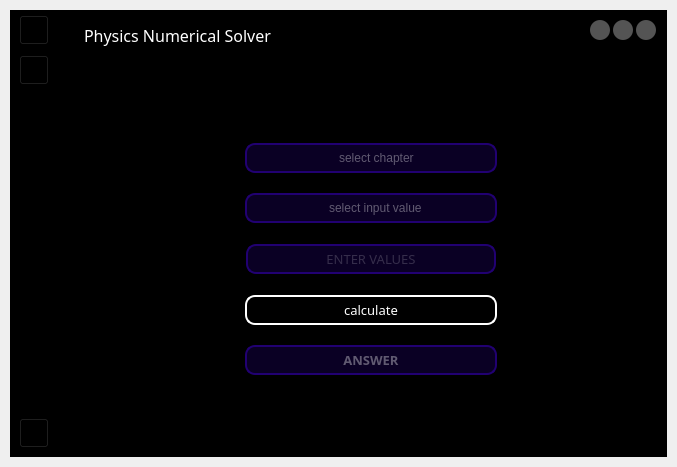
<?xml version="1.0" encoding="UTF-8"?>
<ui version="4.0">
 <class>MainWindow</class>
 <widget class="QMainWindow" name="MainWindow">
  <property name="geometry">
   <rect>
    <x>0</x>
    <y>0</y>
    <width>677</width>
    <height>467</height>
   </rect>
  </property>
  <property name="windowTitle">
   <string>MainWindow</string>
  </property>
  <widget class="QWidget" name="centralwidget">
   <layout class="QHBoxLayout" name="horizontalLayout">
    <property name="leftMargin">
     <number>10</number>
    </property>
    <property name="topMargin">
     <number>10</number>
    </property>
    <property name="rightMargin">
     <number>10</number>
    </property>
    <property name="bottomMargin">
     <number>10</number>
    </property>
    <item>
     <widget class="QFrame" name="central_frame">
      <property name="styleSheet">
       <string notr="true">background-color:rgb(0, 0, 0)</string>
      </property>
      <property name="frameShape">
       <enum>QFrame::NoFrame</enum>
      </property>
      <property name="frameShadow">
       <enum>QFrame::Raised</enum>
      </property>
      <layout class="QHBoxLayout" name="horizontalLayout_2">
       <property name="topMargin">
        <number>5</number>
       </property>
       <property name="rightMargin">
        <number>0</number>
       </property>
       <item>
        <widget class="QFrame" name="sidebar_frame">
         <property name="sizePolicy">
          <sizepolicy hsizetype="Expanding" vsizetype="Expanding">
           <horstretch>0</horstretch>
           <verstretch>0</verstretch>
          </sizepolicy>
         </property>
         <property name="maximumSize">
          <size>
           <width>50</width>
           <height>16777215</height>
          </size>
         </property>
         <property name="frameShape">
          <enum>QFrame::NoFrame</enum>
         </property>
         <property name="frameShadow">
          <enum>QFrame::Raised</enum>
         </property>
         <layout class="QVBoxLayout" name="verticalLayout_2">
          <property name="spacing">
           <number>10</number>
          </property>
          <property name="leftMargin">
           <number>0</number>
          </property>
          <property name="topMargin">
           <number>0</number>
          </property>
          <property name="rightMargin">
           <number>0</number>
          </property>
          <property name="bottomMargin">
           <number>0</number>
          </property>
          <item>
           <layout class="QHBoxLayout" name="menu_Layout">
            <property name="spacing">
             <number>30</number>
            </property>
            <item>
             <widget class="QPushButton" name="menu_btn">
              <property name="sizePolicy">
               <sizepolicy hsizetype="Fixed" vsizetype="Fixed">
                <horstretch>0</horstretch>
                <verstretch>0</verstretch>
               </sizepolicy>
              </property>
              <property name="minimumSize">
               <size>
                <width>30</width>
                <height>30</height>
               </size>
              </property>
              <property name="maximumSize">
               <size>
                <width>30</width>
                <height>30</height>
               </size>
              </property>
              <property name="styleSheet">
               <string notr="true">QPushButton{border-image:url(C:/Users/Rashmi/Desktop/Development/one-good-project/images/menu.png);}
QPushButton:hover{border-image:url(C:/Users/Rashmi/Desktop/Development/one-good-project/images/menu(hover).png);}</string>
              </property>
              <property name="text">
               <string/>
              </property>
             </widget>
            </item>
            <item>
             <widget class="QLabel" name="menu_label">
              <property name="sizePolicy">
               <sizepolicy hsizetype="Expanding" vsizetype="Fixed">
                <horstretch>0</horstretch>
                <verstretch>0</verstretch>
               </sizepolicy>
              </property>
              <property name="minimumSize">
               <size>
                <width>30</width>
                <height>30</height>
               </size>
              </property>
              <property name="maximumSize">
               <size>
                <width>16777215</width>
                <height>30</height>
               </size>
              </property>
              <property name="styleSheet">
               <string notr="true">color: rgb(255, 255, 255);</string>
              </property>
              <property name="text">
               <string/>
              </property>
              <property name="alignment">
               <set>Qt::AlignCenter</set>
              </property>
             </widget>
            </item>
           </layout>
          </item>
          <item>
           <layout class="QHBoxLayout" name="home_Layout">
            <property name="spacing">
             <number>30</number>
            </property>
            <item>
             <widget class="QPushButton" name="home_btn">
              <property name="minimumSize">
               <size>
                <width>30</width>
                <height>30</height>
               </size>
              </property>
              <property name="maximumSize">
               <size>
                <width>30</width>
                <height>30</height>
               </size>
              </property>
              <property name="styleSheet">
               <string notr="true">QPushButton{border-image:url(C:/Users/Rashmi/Desktop/Development/one-good-project/images/home.png);}
QPushButton:hover{border-image:url(C:/Users/Rashmi/Desktop/Development/one-good-project/images/home(hover).png);}</string>
              </property>
              <property name="text">
               <string/>
              </property>
             </widget>
            </item>
            <item>
             <widget class="QLabel" name="home_label">
              <property name="sizePolicy">
               <sizepolicy hsizetype="Expanding" vsizetype="Fixed">
                <horstretch>0</horstretch>
                <verstretch>0</verstretch>
               </sizepolicy>
              </property>
              <property name="minimumSize">
               <size>
                <width>30</width>
                <height>30</height>
               </size>
              </property>
              <property name="maximumSize">
               <size>
                <width>16777215</width>
                <height>30</height>
               </size>
              </property>
              <property name="styleSheet">
               <string notr="true">color: rgb(255, 255, 255);</string>
              </property>
              <property name="text">
               <string/>
              </property>
             </widget>
            </item>
           </layout>
          </item>
          <item>
           <spacer name="verticalSpacer_sidebar">
            <property name="orientation">
             <enum>Qt::Vertical</enum>
            </property>
            <property name="sizeType">
             <enum>QSizePolicy::Expanding</enum>
            </property>
            <property name="sizeHint" stdset="0">
             <size>
              <width>20</width>
              <height>400</height>
             </size>
            </property>
           </spacer>
          </item>
          <item>
           <layout class="QHBoxLayout" name="generate_Layout">
            <property name="spacing">
             <number>30</number>
            </property>
            <item>
             <widget class="QPushButton" name="generate_btn">
              <property name="minimumSize">
               <size>
                <width>30</width>
                <height>30</height>
               </size>
              </property>
              <property name="maximumSize">
               <size>
                <width>30</width>
                <height>30</height>
               </size>
              </property>
              <property name="styleSheet">
               <string notr="true">QPushButton{border-image:url(C:/Users/Rashmi/Desktop/Development/one-good-project/images/generate.png);}
QPushButton:hover{border-image:url(C:/Users/Rashmi/Desktop/Development/one-good-project/images/generate(hover).png);}</string>
              </property>
              <property name="text">
               <string/>
              </property>
             </widget>
            </item>
            <item>
             <widget class="QLabel" name="generate_label">
              <property name="sizePolicy">
               <sizepolicy hsizetype="Expanding" vsizetype="Fixed">
                <horstretch>0</horstretch>
                <verstretch>0</verstretch>
               </sizepolicy>
              </property>
              <property name="minimumSize">
               <size>
                <width>30</width>
                <height>30</height>
               </size>
              </property>
              <property name="maximumSize">
               <size>
                <width>16777215</width>
                <height>30</height>
               </size>
              </property>
              <property name="styleSheet">
               <string notr="true">color: rgb(255, 255, 255);</string>
              </property>
              <property name="text">
               <string/>
              </property>
             </widget>
            </item>
           </layout>
          </item>
         </layout>
        </widget>
       </item>
       <item>
        <widget class="QFrame" name="main_frame">
         <property name="frameShape">
          <enum>QFrame::NoFrame</enum>
         </property>
         <property name="frameShadow">
          <enum>QFrame::Raised</enum>
         </property>
         <layout class="QVBoxLayout" name="verticalLayout">
          <property name="leftMargin">
           <number>0</number>
          </property>
          <property name="topMargin">
           <number>0</number>
          </property>
          <property name="rightMargin">
           <number>0</number>
          </property>
          <property name="bottomMargin">
           <number>0</number>
          </property>
          <item>
           <widget class="QFrame" name="titlebar_frame">
            <property name="maximumSize">
             <size>
              <width>16777215</width>
              <height>60</height>
             </size>
            </property>
            <property name="frameShape">
             <enum>QFrame::NoFrame</enum>
            </property>
            <property name="frameShadow">
             <enum>QFrame::Raised</enum>
            </property>
            <layout class="QHBoxLayout" name="horizontalLayout_3">
             <property name="topMargin">
              <number>0</number>
             </property>
             <property name="rightMargin">
              <number>0</number>
             </property>
             <item>
              <widget class="QLabel" name="title_label">
               <property name="font">
                <font>
                 <family>Uni Sans Demo Heavy CAPS</family>
                 <pointsize>12</pointsize>
                 <weight>50</weight>
                 <bold>false</bold>
                </font>
               </property>
               <property name="styleSheet">
                <string notr="true">color:rgb(255, 255, 255)</string>
               </property>
               <property name="text">
                <string>Physics Numerical Solver</string>
               </property>
              </widget>
             </item>
             <item>
              <widget class="QFrame" name="window_state_frame">
               <property name="maximumSize">
                <size>
                 <width>80</width>
                 <height>16777215</height>
                </size>
               </property>
               <property name="frameShape">
                <enum>QFrame::NoFrame</enum>
               </property>
               <property name="frameShadow">
                <enum>QFrame::Raised</enum>
               </property>
               <layout class="QHBoxLayout" name="horizontalLayout_4">
                <property name="spacing">
                 <number>0</number>
                </property>
                <property name="leftMargin">
                 <number>0</number>
                </property>
                <property name="topMargin">
                 <number>5</number>
                </property>
                <property name="rightMargin">
                 <number>5</number>
                </property>
                <property name="bottomMargin">
                 <number>15</number>
                </property>
                <item>
                 <widget class="QPushButton" name="minimize_btn">
                  <property name="enabled">
                   <bool>true</bool>
                  </property>
                  <property name="sizePolicy">
                   <sizepolicy hsizetype="Fixed" vsizetype="Fixed">
                    <horstretch>0</horstretch>
                    <verstretch>0</verstretch>
                   </sizepolicy>
                  </property>
                  <property name="minimumSize">
                   <size>
                    <width>20</width>
                    <height>20</height>
                   </size>
                  </property>
                  <property name="maximumSize">
                   <size>
                    <width>20</width>
                    <height>20</height>
                   </size>
                  </property>
                  <property name="styleSheet">
                   <string notr="true">QPushButton{background-color: rgb(84, 84, 84);border-radius:10px;}
QPushButton:hover{background-color: rgb(0, 202, 78);}</string>
                  </property>
                  <property name="text">
                   <string/>
                  </property>
                 </widget>
                </item>
                <item>
                 <widget class="QPushButton" name="restore_btn">
                  <property name="sizePolicy">
                   <sizepolicy hsizetype="Fixed" vsizetype="Fixed">
                    <horstretch>0</horstretch>
                    <verstretch>0</verstretch>
                   </sizepolicy>
                  </property>
                  <property name="minimumSize">
                   <size>
                    <width>20</width>
                    <height>20</height>
                   </size>
                  </property>
                  <property name="maximumSize">
                   <size>
                    <width>20</width>
                    <height>20</height>
                   </size>
                  </property>
                  <property name="styleSheet">
                   <string notr="true">QPushButton{background-color: rgb(84, 84, 84);border-radius:10px;}
QPushButton:hover{background-color:rgb(255, 189, 68);}</string>
                  </property>
                  <property name="text">
                   <string/>
                  </property>
                 </widget>
                </item>
                <item>
                 <widget class="QPushButton" name="close_btn">
                  <property name="sizePolicy">
                   <sizepolicy hsizetype="Fixed" vsizetype="Fixed">
                    <horstretch>0</horstretch>
                    <verstretch>0</verstretch>
                   </sizepolicy>
                  </property>
                  <property name="minimumSize">
                   <size>
                    <width>20</width>
                    <height>20</height>
                   </size>
                  </property>
                  <property name="maximumSize">
                   <size>
                    <width>20</width>
                    <height>20</height>
                   </size>
                  </property>
                  <property name="styleSheet">
                   <string notr="true">QPushButton{background-color: rgb(84, 84, 84);border-radius:10px;}
QPushButton:hover{background-color:rgb(255, 96, 92);}</string>
                  </property>
                  <property name="text">
                   <string/>
                  </property>
                 </widget>
                </item>
               </layout>
              </widget>
             </item>
            </layout>
           </widget>
          </item>
          <item>
           <widget class="QFrame" name="content_vertical_spacing_frame">
            <property name="frameShape">
             <enum>QFrame::StyledPanel</enum>
            </property>
            <property name="frameShadow">
             <enum>QFrame::Raised</enum>
            </property>
            <layout class="QHBoxLayout" name="horizontalLayout_6">
             <property name="spacing">
              <number>0</number>
             </property>
             <property name="leftMargin">
              <number>0</number>
             </property>
             <property name="topMargin">
              <number>0</number>
             </property>
             <property name="rightMargin">
              <number>0</number>
             </property>
             <property name="bottomMargin">
              <number>0</number>
             </property>
             <item>
              <widget class="QStackedWidget" name="stacked_widgets">
               <widget class="QWidget" name="home">
                <layout class="QHBoxLayout" name="horizontalLayout_7">
                 <property name="spacing">
                  <number>0</number>
                 </property>
                 <property name="leftMargin">
                  <number>0</number>
                 </property>
                 <property name="topMargin">
                  <number>0</number>
                 </property>
                 <property name="rightMargin">
                  <number>0</number>
                 </property>
                 <property name="bottomMargin">
                  <number>0</number>
                 </property>
                 <item>
                  <layout class="QVBoxLayout" name="home_verticalLayout">
                   <item>
                    <spacer name="home_verticalSpacer_1">
                     <property name="orientation">
                      <enum>Qt::Vertical</enum>
                     </property>
                     <property name="sizeHint" stdset="0">
                      <size>
                       <width>20</width>
                       <height>40</height>
                      </size>
                     </property>
                    </spacer>
                   </item>
                   <item>
                    <layout class="QHBoxLayout" name="home_horizontalLayout">
                     <item>
                      <spacer name="home_horizontalSpacer_1">
                       <property name="orientation">
                        <enum>Qt::Horizontal</enum>
                       </property>
                       <property name="sizeHint" stdset="0">
                        <size>
                         <width>40</width>
                         <height>20</height>
                        </size>
                       </property>
                      </spacer>
                     </item>
                     <item>
                      <widget class="QFrame" name="content_frame">
                       <property name="sizePolicy">
                        <sizepolicy hsizetype="Preferred" vsizetype="Expanding">
                         <horstretch>0</horstretch>
                         <verstretch>0</verstretch>
                        </sizepolicy>
                       </property>
                       <property name="minimumSize">
                        <size>
                         <width>0</width>
                         <height>0</height>
                        </size>
                       </property>
                       <property name="frameShape">
                        <enum>QFrame::StyledPanel</enum>
                       </property>
                       <property name="frameShadow">
                        <enum>QFrame::Raised</enum>
                       </property>
                       <layout class="QVBoxLayout" name="verticalLayout_3">
                        <property name="spacing">
                         <number>20</number>
                        </property>
                        <property name="leftMargin">
                         <number>0</number>
                        </property>
                        <property name="topMargin">
                         <number>0</number>
                        </property>
                        <property name="rightMargin">
                         <number>0</number>
                        </property>
                        <property name="bottomMargin">
                         <number>0</number>
                        </property>
                        <item>
                         <widget class="QComboBox" name="chapter_combobox">
                          <property name="sizePolicy">
                           <sizepolicy hsizetype="Preferred" vsizetype="Preferred">
                            <horstretch>0</horstretch>
                            <verstretch>0</verstretch>
                           </sizepolicy>
                          </property>
                          <property name="minimumSize">
                           <size>
                            <width>250</width>
                            <height>30</height>
                           </size>
                          </property>
                          <property name="maximumSize">
                           <size>
                            <width>300</width>
                            <height>45</height>
                           </size>
                          </property>
                          <property name="font">
                           <font>
                            <family>Uni Sans Demo</family>
                            <pointsize>10</pointsize>
                           </font>
                          </property>
                          <property name="styleSheet">
                           <string notr="true">QComboBox { background-color:rgba(33, 0, 114,80); border-style: solid;  border: 2px solid rgb(33, 0, 114); ; border-radius: 10px;  padding: 1px 10px 1px 90px; color:rgba(255, 255, 255,90) } QComboBox::drop-down { subcontrol-origin: padding; subcontrol-position: top right; width: 15px; color: white; border-left-width: 0px; border-left-color: darkgray;  border-left-style: solid;  border-top-right-radius: 3px;  border-bottom-right-radius: 3px; padding-left: 10px;  } QComboBox::down-arrow { image: url(C:/Users/Rashmi/Desktop/Development/one-good-project/images/down_arrow.png); width: 10px; height: 10px; }</string>
                          </property>
                          <property name="editable">
                           <bool>true</bool>
                          </property>
                          <property name="currentText">
                           <string>select chapter</string>
                          </property>
                         </widget>
                        </item>
                        <item>
                         <widget class="QComboBox" name="input_value_combobpx">
                          <property name="sizePolicy">
                           <sizepolicy hsizetype="Preferred" vsizetype="Preferred">
                            <horstretch>0</horstretch>
                            <verstretch>0</verstretch>
                           </sizepolicy>
                          </property>
                          <property name="minimumSize">
                           <size>
                            <width>250</width>
                            <height>30</height>
                           </size>
                          </property>
                          <property name="maximumSize">
                           <size>
                            <width>300</width>
                            <height>45</height>
                           </size>
                          </property>
                          <property name="font">
                           <font>
                            <family>MS Sans Serif</family>
                            <pointsize>10</pointsize>
                           </font>
                          </property>
                          <property name="styleSheet">
                           <string notr="true">QComboBox { background-color:rgba(33, 0, 114,80); border-style: solid;  border: 2px solid rgb(33, 0, 114); ; border-radius: 10px;  padding: 1px 0px 1px 80px; color:rgba(255, 255, 255,90) } QComboBox::drop-down { subcontrol-origin: padding; subcontrol-position: top right; width: 15px; color: white; border-left-width: 0px; border-left-color: darkgray;  border-left-style: solid;  border-top-right-radius: 3px;  border-bottom-right-radius: 3px; padding-left: 10px;  } QComboBox::down-arrow { image: url(C:/Users/Rashmi/Desktop/Development/one-good-project/images/down_arrow.png); width: 10px; height: 10px; }</string>
                          </property>
                          <property name="editable">
                           <bool>true</bool>
                          </property>
                          <property name="currentText">
                           <string>select input value</string>
                          </property>
                          <property name="placeholderText" stdset="0">
                           <string/>
                          </property>
                         </widget>
                        </item>
                        <item>
                         <widget class="QFrame" name="frame">
                          <property name="frameShape">
                           <enum>QFrame::StyledPanel</enum>
                          </property>
                          <property name="frameShadow">
                           <enum>QFrame::Raised</enum>
                          </property>
                          <layout class="QVBoxLayout" name="verticalLayout_4">
                           <property name="spacing">
                            <number>20</number>
                           </property>
                           <property name="leftMargin">
                            <number>0</number>
                           </property>
                           <property name="topMargin">
                            <number>0</number>
                           </property>
                           <property name="rightMargin">
                            <number>0</number>
                           </property>
                           <property name="bottomMargin">
                            <number>0</number>
                           </property>
                           <item>
                            <widget class="QLineEdit" name="values_line_edit">
                             <property name="sizePolicy">
                              <sizepolicy hsizetype="Preferred" vsizetype="Preferred">
                               <horstretch>0</horstretch>
                               <verstretch>0</verstretch>
                              </sizepolicy>
                             </property>
                             <property name="minimumSize">
                              <size>
                               <width>250</width>
                               <height>30</height>
                              </size>
                             </property>
                             <property name="maximumSize">
                              <size>
                               <width>300</width>
                               <height>45</height>
                              </size>
                             </property>
                             <property name="font">
                              <font>
                               <family>Uni Sans Demo Heavy CAPS</family>
                               <pointsize>10</pointsize>
                              </font>
                             </property>
                             <property name="styleSheet">
                              <string notr="true">QLineEdit{border-radius:10px; border: 2px solid rgb(33, 0, 114);color:rgba(255, 255, 255,90);background-color:rgba(33, 0, 114,80)}</string>
                             </property>
                             <property name="text">
                              <string/>
                             </property>
                             <property name="alignment">
                              <set>Qt::AlignCenter</set>
                             </property>
                             <property name="placeholderText">
                              <string>ENTER VALUES</string>
                             </property>
                            </widget>
                           </item>
                          </layout>
                         </widget>
                        </item>
                        <item>
                         <widget class="QPushButton" name="calculate_btn">
                          <property name="sizePolicy">
                           <sizepolicy hsizetype="Preferred" vsizetype="Preferred">
                            <horstretch>0</horstretch>
                            <verstretch>0</verstretch>
                           </sizepolicy>
                          </property>
                          <property name="minimumSize">
                           <size>
                            <width>250</width>
                            <height>30</height>
                           </size>
                          </property>
                          <property name="maximumSize">
                           <size>
                            <width>300</width>
                            <height>45</height>
                           </size>
                          </property>
                          <property name="font">
                           <font>
                            <family>Uni Sans Demo Heavy CAPS</family>
                            <pointsize>10</pointsize>
                           </font>
                          </property>
                          <property name="styleSheet">
                           <string notr="true">QPushButton{border: 2px solid rgb(255, 255, 255); border-radius: 10px; color:rgb(255, 255, 255);}
QPushButton:hover{border: 2px solid rgb(33, 0, 114); border-radius: 10px; color:rgb(255, 255, 255);}</string>
                          </property>
                          <property name="text">
                           <string>calculate</string>
                          </property>
                         </widget>
                        </item>
                        <item>
                         <widget class="QLabel" name="answer_label">
                          <property name="minimumSize">
                           <size>
                            <width>250</width>
                            <height>30</height>
                           </size>
                          </property>
                          <property name="maximumSize">
                           <size>
                            <width>300</width>
                            <height>45</height>
                           </size>
                          </property>
                          <property name="font">
                           <font>
                            <family>Uni Sans Demo Heavy CAPS</family>
                            <pointsize>10</pointsize>
                            <weight>75</weight>
                            <bold>true</bold>
                           </font>
                          </property>
                          <property name="styleSheet">
                           <string notr="true">border-radius:10px; border: 2px solid rgb(33, 0, 114);color:rgba(255, 255, 255,90);background-color:rgba(33, 0, 114,80)</string>
                          </property>
                          <property name="text">
                           <string>ANSWER</string>
                          </property>
                          <property name="alignment">
                           <set>Qt::AlignCenter</set>
                          </property>
                         </widget>
                        </item>
                       </layout>
                      </widget>
                     </item>
                     <item>
                      <spacer name="home_horizontalSpacer_2">
                       <property name="orientation">
                        <enum>Qt::Horizontal</enum>
                       </property>
                       <property name="sizeHint" stdset="0">
                        <size>
                         <width>40</width>
                         <height>20</height>
                        </size>
                       </property>
                      </spacer>
                     </item>
                    </layout>
                   </item>
                   <item>
                    <spacer name="home_verticalSpacer_2">
                     <property name="orientation">
                      <enum>Qt::Vertical</enum>
                     </property>
                     <property name="sizeHint" stdset="0">
                      <size>
                       <width>20</width>
                       <height>40</height>
                      </size>
                     </property>
                    </spacer>
                   </item>
                  </layout>
                 </item>
                </layout>
               </widget>
               <widget class="QWidget" name="generate">
                <layout class="QVBoxLayout" name="verticalLayout_7">
                 <property name="spacing">
                  <number>0</number>
                 </property>
                 <property name="leftMargin">
                  <number>0</number>
                 </property>
                 <property name="topMargin">
                  <number>0</number>
                 </property>
                 <property name="rightMargin">
                  <number>0</number>
                 </property>
                 <property name="bottomMargin">
                  <number>0</number>
                 </property>
                 <item>
                  <layout class="QVBoxLayout" name="generate_verticalLayout">
                   <item>
                    <spacer name="generate_verticalSpacer_1">
                     <property name="orientation">
                      <enum>Qt::Vertical</enum>
                     </property>
                     <property name="sizeHint" stdset="0">
                      <size>
                       <width>20</width>
                       <height>40</height>
                      </size>
                     </property>
                    </spacer>
                   </item>
                   <item>
                    <layout class="QHBoxLayout" name="generate_horizontalLayout">
                     <item>
                      <spacer name="generate_horizontalSpacer_1">
                       <property name="orientation">
                        <enum>Qt::Horizontal</enum>
                       </property>
                       <property name="sizeHint" stdset="0">
                        <size>
                         <width>40</width>
                         <height>20</height>
                        </size>
                       </property>
                      </spacer>
                     </item>
                     <item>
                      <layout class="QVBoxLayout" name="generate_main_Layout">
                       <item>
                        <layout class="QHBoxLayout" name="generate_browse_Layout">
                         <property name="spacing">
                          <number>10</number>
                         </property>
                         <item>
                          <widget class="QLabel" name="browse_label">
                           <property name="font">
                            <font>
                             <family>Uni Sans Demo Heavy CAPS</family>
                             <pointsize>10</pointsize>
                            </font>
                           </property>
                           <property name="styleSheet">
                            <string notr="true">border-radius:10px; border: 2px solid rgb(33, 0, 114);color:rgba(255, 255, 255,90);background-color:rgba(33, 0, 114,80)</string>
                           </property>
                           <property name="text">
                            <string>Browse Path</string>
                           </property>
                           <property name="alignment">
                            <set>Qt::AlignCenter</set>
                           </property>
                          </widget>
                         </item>
                         <item>
                          <widget class="QPushButton" name="browse_btn">
                           <property name="minimumSize">
                            <size>
                             <width>0</width>
                             <height>29</height>
                            </size>
                           </property>
                           <property name="maximumSize">
                            <size>
                             <width>100</width>
                             <height>16777215</height>
                            </size>
                           </property>
                           <property name="font">
                            <font>
                             <family>Uni Sans Demo Heavy CAPS</family>
                             <pointsize>10</pointsize>
                             <weight>75</weight>
                             <bold>true</bold>
                            </font>
                           </property>
                           <property name="styleSheet">
                            <string notr="true">QPushButton{border: 2px solid rgb(255, 255, 255); border-radius: 10px; color:rgb(255, 255, 255);}
QPushButton:hover{border: 2px solid rgb(33, 0, 114); border-radius: 10px; color:rgb(255, 255, 255);}</string>
                           </property>
                           <property name="text">
                            <string>Browse</string>
                           </property>
                          </widget>
                         </item>
                        </layout>
                       </item>
                       <item>
                        <layout class="QHBoxLayout" name="generate_chapter_Layout">
                         <property name="spacing">
                          <number>10</number>
                         </property>
                         <item>
                          <spacer name="generate_chapter_horizontalSpacer_1">
                           <property name="orientation">
                            <enum>Qt::Horizontal</enum>
                           </property>
                           <property name="sizeHint" stdset="0">
                            <size>
                             <width>40</width>
                             <height>20</height>
                            </size>
                           </property>
                          </spacer>
                         </item>
                         <item>
                          <widget class="QComboBox" name="generate_chater_comboBox">
                           <property name="minimumSize">
                            <size>
                             <width>300</width>
                             <height>29</height>
                            </size>
                           </property>
                           <property name="font">
                            <font>
                             <family>Uni Sans Demo Heavy CAPS</family>
                             <pointsize>10</pointsize>
                            </font>
                           </property>
                           <property name="styleSheet">
                            <string notr="true">QComboBox { background-color:rgba(33, 0, 114,80); border-style: solid;  border: 2px solid rgb(33, 0, 114); ; border-radius: 10px;  padding: 1px 1px 1px 35px; color:rgba(255, 255, 255,90) } QComboBox::drop-down { subcontrol-origin: padding; subcontrol-position: top right; width: 15px; color: white; border-left-width: 0px; border-left-color: darkgray;  border-left-style: solid;  border-top-right-radius: 3px;  border-bottom-right-radius: 3px; padding-left: 10px;  } QComboBox::down-arrow { image: url(C:/Users/Rashmi/Desktop/Development/one-good-project/images/down_arrow.png); width: 10px; height: 10px; }</string>
                           </property>
                           <property name="editable">
                            <bool>true</bool>
                           </property>
                           <property name="currentText">
                            <string>Select Chapter</string>
                           </property>
                          </widget>
                         </item>
                         <item>
                          <spacer name="generate_chater_horizontalSpacer_2">
                           <property name="orientation">
                            <enum>Qt::Horizontal</enum>
                           </property>
                           <property name="sizeHint" stdset="0">
                            <size>
                             <width>40</width>
                             <height>20</height>
                            </size>
                           </property>
                          </spacer>
                         </item>
                        </layout>
                       </item>
                       <item>
                        <layout class="QHBoxLayout" name="generate_generate_Layout">
                         <property name="spacing">
                          <number>10</number>
                         </property>
                         <item>
                          <spacer name="generate_generate_horizontalSpacer_1">
                           <property name="orientation">
                            <enum>Qt::Horizontal</enum>
                           </property>
                           <property name="sizeHint" stdset="0">
                            <size>
                             <width>40</width>
                             <height>20</height>
                            </size>
                           </property>
                          </spacer>
                         </item>
                         <item>
                          <widget class="QPushButton" name="generate_generate_btn">
                           <property name="minimumSize">
                            <size>
                             <width>200</width>
                             <height>29</height>
                            </size>
                           </property>
                           <property name="font">
                            <font>
                             <family>Uni Sans Demo Heavy CAPS</family>
                             <pointsize>10</pointsize>
                            </font>
                           </property>
                           <property name="styleSheet">
                            <string notr="true">QPushButton{border: 2px solid rgb(255, 255, 255); border-radius: 10px; color:rgb(255, 255, 255);}
QPushButton:hover{border: 2px solid rgb(33, 0, 114); border-radius: 10px; color:rgb(255, 255, 255);}</string>
                           </property>
                           <property name="text">
                            <string>Generate</string>
                           </property>
                          </widget>
                         </item>
                         <item>
                          <spacer name="generate_generate_horizontalSpacer_2">
                           <property name="orientation">
                            <enum>Qt::Horizontal</enum>
                           </property>
                           <property name="sizeHint" stdset="0">
                            <size>
                             <width>40</width>
                             <height>20</height>
                            </size>
                           </property>
                          </spacer>
                         </item>
                        </layout>
                       </item>
                      </layout>
                     </item>
                     <item>
                      <spacer name="generate_horizontalSpacer_2">
                       <property name="orientation">
                        <enum>Qt::Horizontal</enum>
                       </property>
                       <property name="sizeHint" stdset="0">
                        <size>
                         <width>40</width>
                         <height>20</height>
                        </size>
                       </property>
                      </spacer>
                     </item>
                    </layout>
                   </item>
                   <item>
                    <spacer name="generate_verticalSpacer_2">
                     <property name="orientation">
                      <enum>Qt::Vertical</enum>
                     </property>
                     <property name="sizeHint" stdset="0">
                      <size>
                       <width>20</width>
                       <height>40</height>
                      </size>
                     </property>
                    </spacer>
                   </item>
                  </layout>
                 </item>
                </layout>
               </widget>
              </widget>
             </item>
            </layout>
           </widget>
          </item>
         </layout>
        </widget>
       </item>
      </layout>
     </widget>
    </item>
   </layout>
  </widget>
 </widget>
 <resources/>
 <connections/>
</ui>
